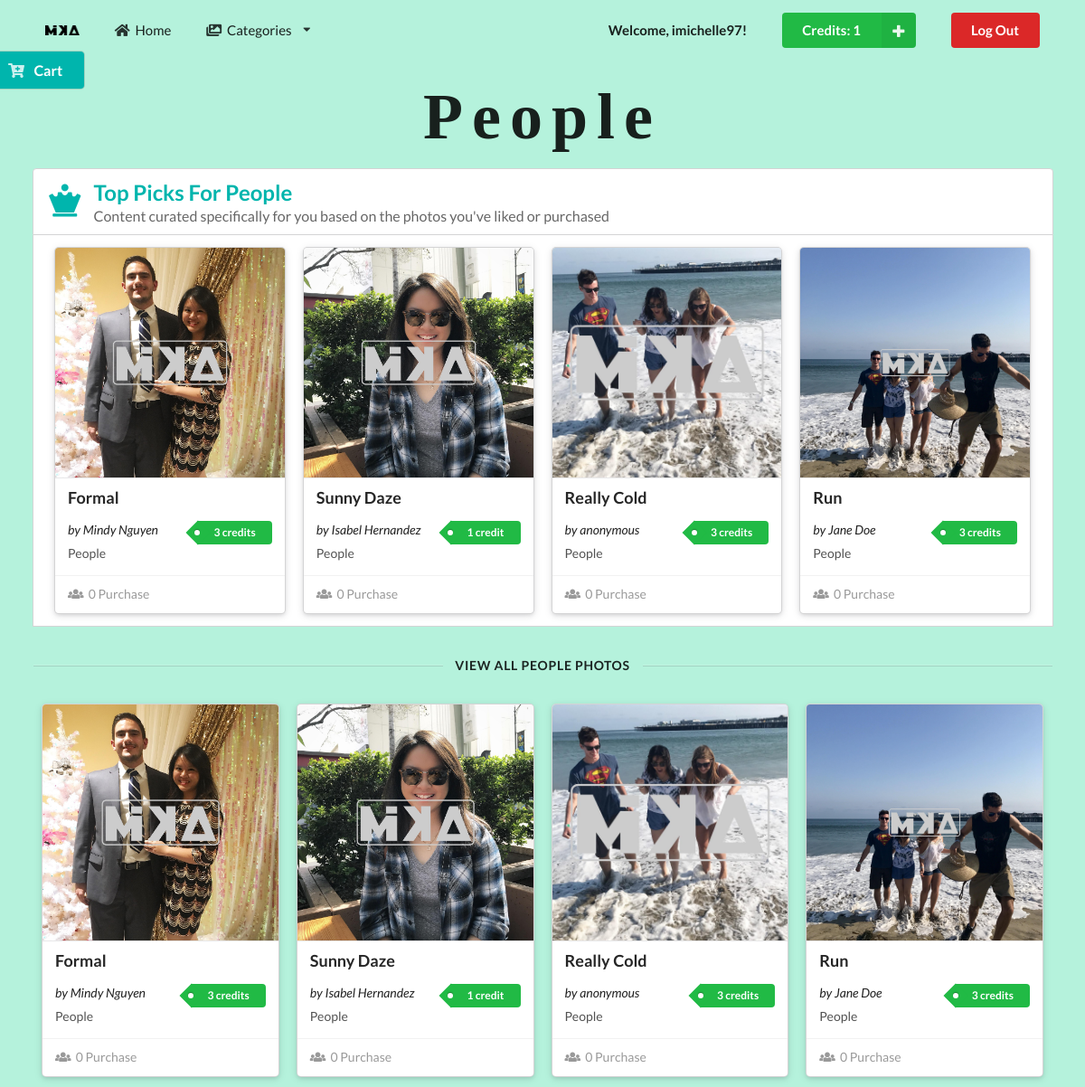
The app's page /people.php (signed in), older data.
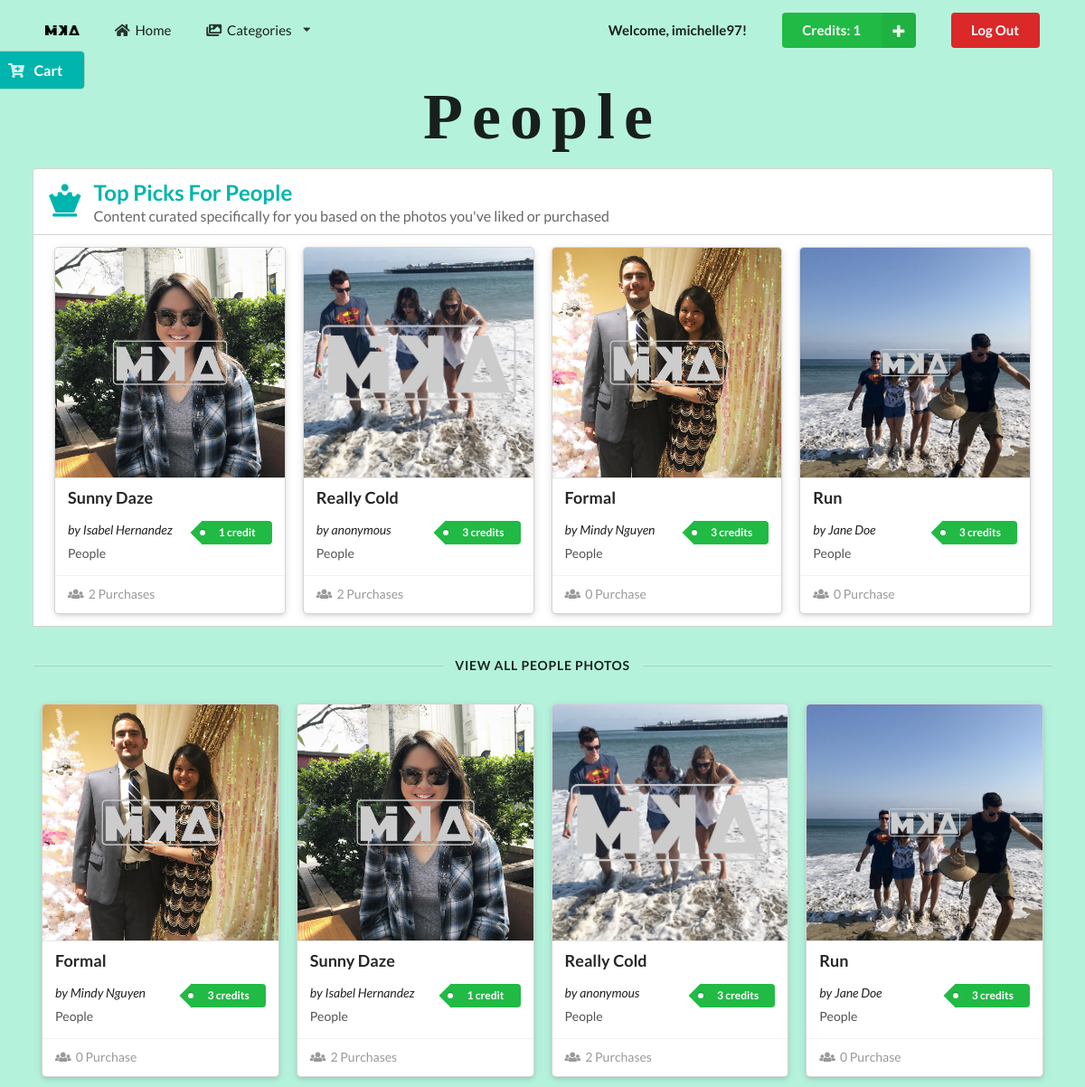
The same page, newer data.
### tables this page shows
CREATE TABLE `imageInfo` (
  `imageID` int(11) NOT NULL,
  `imageName` varchar(256) DEFAULT NULL,
  `category` varchar(256) DEFAULT NULL,
  `imagePath` varchar(256) DEFAULT NULL,
  `photographer` varchar(256) DEFAULT NULL,
  `credits` int(11) NOT NULL,
  `uploader` varchar(256) DEFAULT NULL,
  `purchases` int(11) DEFAULT NULL
);

### server.php (called while the page is built, shortened)
<?php
	function query($query) {
        $connect = mysqli_connect('localhost', 'mika', 'sesame', 'mika');
        $result = mysqli_query($connect, $query);
        while($row = mysqli_fetch_assoc($result)) {
            $set[] = $row;
        }
        if(!empty($set)) {
            return $set;
        }
	}
?>

### people.php (the view, shortened to what the changed rows need)
<?php
    include('server.php');
?>
<!DOCTYPE html>
<html lang="en">
<head>
    <link rel="stylesheet" type="text/css" href="https://cdnjs.cloudflare.com/ajax/libs/semantic-ui/2.3.3/semantic.css">
    <link rel="stylesheet" type="text/css" href="style.css">
</head>
<body>
    <section class="category">
        <div class="pusher">
            <div class="ui center aligned header">
                <h1>People</h1>
            </div>
            <div id="top-segment" class="ui center aligned container">
                <h2 class="ui teal top attached left aligned header">
                    <i class="chess queen icon"></i>
                    <div class="content">
                        Top Picks For People
                        <div class="sub header">
                            Content curated specifically for you based on the photos you've liked or purchased
                        </div>
                    </div>
                </h2>
                <div class="ui raised attached segment">
                    <div class="ui four center aligned doubling stackable container cards">
                        <?php
                            $imagesQuery = "SELECT * FROM imageInfo WHERE category = 'people' ORDER BY purchases DESC;";
                            $images = $db->query($imagesQuery);
                            if(!empty($images)) {
                                for ($x = 0; $x < 4; $x++) {
                                    $images->data_seek($x);
                                    $row = $images->fetch_array(MYSQLI_ASSOC);
                                    $imageID = $row['imageID'];
                                    $imageName = $row['imageName'];
                                    $category = $row['category'];
                                    $imagePath = $row['imagePath'];
                                    $photographer = $row['photographer'];
                                    $credits = $row['credits'];
                                    $purchases = $row['purchases'];
                                    $creditString = "credit";
                                    $purchaseString = "Purchase";
                                    if ($credits > 1) $creditString = "credits";
                                    if ($purchases > 1) $purchaseString = "Purchases";
                                    ?>
                                    <form method="post" action="people.php?action=add&imageID=<?php echo $imageID ?>" class="ui column raised card">
                                        <div class="ui blurring dimmable image">
                                            <img src="<?php echo "images/MARKED_".$imagePath; ?>">
                                        </div>
                                        <div class="content">
                                            <h3 class="left aligned header"><?php echo $imageName; ?></h3>
                                            <div class="right floated meta">
                                                <p class="ui green tag label"><?php echo "$credits $creditString"; ?></p>
                                            </div>
                                            <div class="left aligned">
                                                <span><em>by <?php echo $photographer; ?></em></span>
                                            </div>
                                            <div class="left aligned description"><?php echo $category; ?>
                                            </div>
                                        </div>
                                        <div class="extra content">
                                            <span class="left floated">
                                                <i class="users icon"></i>
                                                <?php echo "$purchases $purchaseString"; ?>
                                            </span>
                                        </div>
                                    </form>
                                <?php } ?>
                        <?php } ?>
                    </div>
                </div>
            </div>
            <div class="ui four center aligned doubling stackable container cards">
                <?php
                    $imageProduct = query("SELECT * FROM imageInfo WHERE category = 'people';");
                    if(!empty($imageProduct)) {
                        foreach($imageProduct as $key => $value) {
                            $imageName = $imageProduct[$key]['imageName'];
                            $category = $imageProduct[$key]['category'];
                            $imagePath = $imageProduct[$key]['imagePath'];
                            $photographer = $imageProduct[$key]['photographer'];
                            $credits = $imageProduct[$key]['credits'];
                            $purchases = $imageProduct[$key]['purchases'];
                            $creditString = "credit";
                            $purchaseString = "Purchase";
                            if ($credits > 1) $creditString = "credits";
                            if ($purchases > 1) $purchaseString = "Purchases";
                ?>
                        <form method="post" action="people.php?action=add&imageID=<?php echo $imageProduct[$key]["imageID"]?>" class="ui column raised card">
                            <div class="ui blurring dimmable image">
                                <img src="<?php echo "images/MARKED_".$imagePath; ?>">
                            </div>
                            <div class="content">
                                <h3 class="left aligned header"><?php echo $imageName ?></h3>
                                <div class="right floated meta">
                                    <p class="ui green tag label"><?php echo "$credits $creditString" ?></p>
                                </div>
                                <div class="left aligned">
                                    <span><em>by <?php echo $photographer ?></em></span>
                                </div>
                                <div class="left aligned description"><?php echo $category ?>
                                </div>
                            </div>
                            <div class="extra content">
                                <span class="left floated">
                                    <i class="users icon"></i>
                                    <?php echo "$purchases $purchaseString" ?>
                                </span>
                            </div>
                        </form>
                <?php
                        }
                    }
                ?>
            </div>
        </div>
    </section>
</body>
</html>

Row changes from the older to the newer data that the page shows:
changed imageinfo "Sunny Daze": purchases "0" → "2"; purchases "Purchase" → "Purchases"
changed imageinfo "Really Cold": purchases "0" → "2"; purchases "Purchase" → "Purchases"
shown differently, row unchanged: imageinfo "Formal": moves down the list
